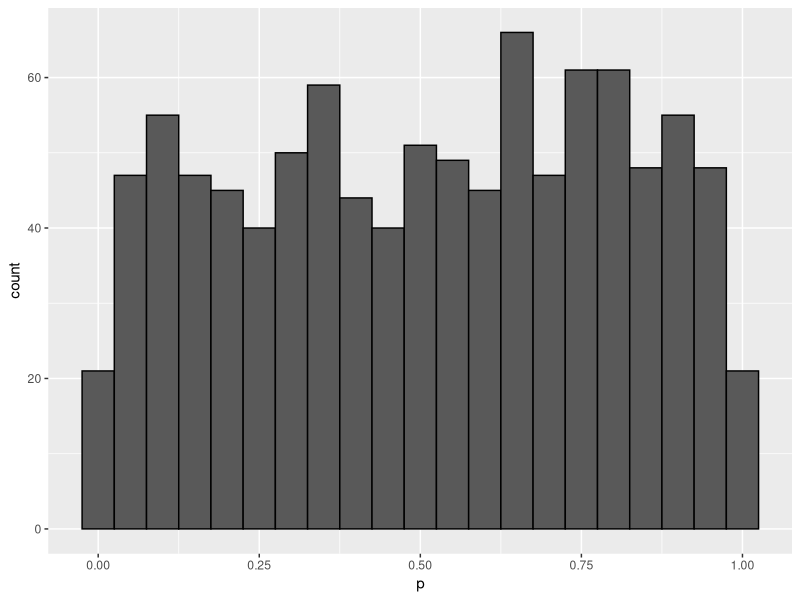

R code for this plot: (Note: this script raises an error after producing the figure.)
## ---- chunk 1
knitr::opts_chunk$set(echo = TRUE, comment = "", fig.align = "center")
## ---- chunk 2
knitr::include_graphics(
"https://d33wubrfki0l68.cloudfront.net/1dff819e743f280bbab1c55f8f063e60b6a0d2fb/2269e/diagrams/fp.png")
## ---- chunk 3
randomize <- function(f) f(runif(100))
randomize(mean)
randomize(sum)
## ---- chunk 4
integrate(dnorm, lower = 0, upper = Inf)
## ---- chunk 5
library(tidyverse)
## ---- chunk 6
map(1:3, function(x) x^2)  ## using anonymous or lambda function
## ---- chunk 7
knitr::include_graphics(
"https://d33wubrfki0l68.cloudfront.net/f0494d020aa517ae7b1011cea4c4a9f21702df8b/2577b/diagrams/functionals/map.png"
)
## ---- chunk 8
map_chr(mtcars, is.numeric)  ## remember that data frames are lists of lists.
map_dbl(mtcars, max) %>% 
  map_dbl(round, digits = 1) ## using dot-dot-dot 
## ---- chunk 9
identical(
  map_dbl(mtcars, ~ length(unique(..1))),          ## twiddle syntax
  map_dbl(mtcars, function(x) length(unique(x)))   ## alternative
  )

map(1:3, ~ rnorm(10)) %>% str()                         ## twiddle syntax
map(1:3, function(x) rnorm(10)) %>% str()               ## alternative
replicate(n = 3, rnorm(10), simplify = FALSE) %>% str() ## other alternative
## ---- chunk 10
knitr::include_graphics(
"https://d33wubrfki0l68.cloudfront.net/6d0b927ba5266f886cc721ae090afcc5e872a748/f8636/diagrams/functionals/map-arg-flipped.png"
)
## ---- chunk 11
draws <- rcauchy(1000)
trims <- c(0, 0.1, 0.2, 0.5)

map_dbl(trims, ~ mean(draws, trim = ..1))
map_dbl(trims, function(input) mean(x = draws, trim = input))
map_dbl(trims, mean, x = draws) ## using R's flexible argument matching
## ---- chunk 12
base::split(mtcars, mtcars$cyl) %>% ## split data frame into three, by cyl
  map(function(df) lm(mpg ~ wt, data = df)) %>% ## fit linear model three times
  map(coefficients) %>% ## access coefficients
  map_dbl(pluck, "wt")  ## extract slope

## Loop alternative
slopes <- vector("double", 3)
for (i in seq_along(slopes)) {
  model <- lm(mpg ~ wt, data = base::split(mtcars, mtcars$cyl)[[i]])
  slopes[[i]] <- coef(model)[["wt"]]
}
slopes
## ---- chunk 13
as_mapper(~runif(2))
as_mapper(runif(2))
## ---- chunk 14
identical(map(1:3, 1), map(1:3, pluck, 1))
## ---- chunk 15
# 1. Compute the standard deviation of every column in a numeric data frame.
map_dbl(mtcars, sd)

# 2. Compute the standard deviation of every numeric column in a mixed data frame.
index <- map_lgl(iris, is.numeric)
map_dbl(iris[index], sd)

# Compute the number of levels for every factor in a data frame.
map(iris[!index], attr, which = "levels")
## ---- chunk 16
trials <- map(1:1000, ~ t.test(rpois(10, 10), rpois(7, 10)))

tibble(p = map_dbl(trials, "p.value")) %>% 
  ggplot(aes(p)) + geom_histogram(binwidth = 0.05, color = "black")
## ---- chunk 17
formulas <- list(
  mpg ~ disp,
  mpg ~ I(1 / disp),
  mpg ~ disp + wt,
  mpg ~ I(1 / disp) + wt
)

formulas %>% 
  map(~ lm(..1, data = mtcars)) %>% 
  map(coefficients)
## ---- chunk 18
bootstrap <- function(df) {
  df[sample(nrow(df), replace = TRUE), , drop = FALSE]
}

bootstraps <- map(1:10, ~ bootstrap(mtcars))

bootstraps %>% 
  map(function(df) lm(mpg ~ disp, data = df)) %>% 
  map(summary) %>% 
  map_dbl("r.squared") ## extractor 
## ---- chunk 19
tibble(
  ` ` = c("One argument", "Two arguments", "One argument + index", "N arguments"),
  List = c("`map()`", "`map2()`", "`imap()`", "`pmap()`"),
  Atomic = c("`map_lgl(), ...`", "`map2_lgl(), ...`", "`imap_lgl(), ...`", "`pmap_lgl(), ...`"),
  `Same Type` = c("`modify()`", "`modify2()`", "`imodify()`", ""),
  Nothing = c("`walk()`", "`walk2()`", "`iwalk()`", "`pwalk()`")
  ) %>% 
  kableExtra::kable() %>% 
  kableExtra::kable_styling(bootstrap_options = "bordered")
## ---- chunk 20
df <- data.frame(
  x = 1:3,
  y = 6:4
)

map(df, scale) %>% str()  ## returns a list
modify(df, scale)         ## returns a data.frame
## ---- chunk 21
## Example: finding a weighted mean
x <- map(1:5, ~ rnorm(20))
wt <- map(1:5, ~ runif(20))

weighted.mean(x[[1]], wt[[1]]) ## first element of each list

## Passing wt as an additional argument doesn’t work because arguments
## after .f are not transformed:
map(x, weighted.mean, w = wt) 
## ---- chunk 22
x[[3]][[3]] <- NA
map2_dbl(x, wt, weighted.mean)
map2_dbl(x, wt, weighted.mean, na.rm = TRUE)
## ---- chunk 23
knitr::include_graphics(
"https://d33wubrfki0l68.cloudfront.net/7a545699ff7069a98329fcfbe6e42b734507eb16/211a5/diagrams/functionals/map2-arg.png"
)
## ---- chunk 24
eat_fruit <- function(x) {
  cat("Eat some more ", x, "!\n", sep = "")
}

sample(fruit, size = 5) %>% 
  map(eat_fruit)
## ---- chunk 25
sample(fruit, size = 5) %>% 
  walk(eat_fruit)

walk(1:5, ~ rnorm(10))
## ---- chunk 26
temp <- tempfile()
dir.create(temp)

species <- split(iris, iris$Species)  ## list of three
paths <- file.path(temp, paste0("species-", names(species), ".rds"))
walk2(species, paths, write_rds)

list.files(temp)
read_rds(paste0(temp, "/species-setosa.rds")) %>% head()
## ---- chunk 27
## example: constructing labels
imap_chr(iris, ~ paste0("The first value in ", ..2, " is ", ..1[[1]]))
## ---- chunk 28
identical(
  pmap_dbl(list(x, wt), weighted.mean),
  map2_dbl(x, wt, weighted.mean)
  )
## ---- chunk 29
knitr::include_graphics(
"https://d33wubrfki0l68.cloudfront.net/2eb2eefe34ad6d114da2a22df42deac8511b4788/5a538/diagrams/functionals/pmap-arg.png"
)
## ---- chunk 30
draws <- rcauchy(1000)
trims <- c(0, 0.1, 0.2, 0.5)

identical(
  map_dbl(trims, function(input) mean(x = draws, trim = input)),
  pmap_dbl(list(trim = trims), mean, x = draws)
  )
## ---- chunk 31
params <- data.frame(       ## Here, the column names
  n = c(1, 3, 5),           ## are critical!
  mean = c(0, 10, 1000),
  sd = c(1, 10, 100)
)

params

pmap(params, rnorm)
## ---- chunk 32
temp <- tempfile()
dir.create(temp)

cyls <- split(mtcars, mtcars$cyl)
paths <- file.path(temp, paste0("cyl-", names(cyls), ".csv"))

## Original
walk2(cyls, paths, write.csv)
list.files(temp)

## Solution
names(cyls) <- paths      ## Disadvantage: names are overwritten
iwalk(cyls, ~ write.csv)  ## Advantage: code is slightly shorter
list.files(temp)
## ---- chunk 33
knitr::include_graphics(
"https://d33wubrfki0l68.cloudfront.net/9c239e1227c69b7a2c9c2df234c21f3e1c74dd57/eec0e/diagrams/functionals/reduce.png"
)
## ---- chunk 34
fruit_lists <- map(1:4, ~sample(fruit, 35))

## This...
fruit_lists[[1]] %>% 
  intersect(fruit_lists[[2]]) %>% 
  intersect(fruit_lists[[3]]) %>% 
  intersect(fruit_lists[[4]]) 

## ...is equivalent to this
reduce(fruit_lists, intersect)
## ---- chunk 35
accumulate(fruit_lists, intersect)
## ---- chunk 36
x <- c(4, 3, 10, 12)
reduce(x, `+`) ## sum()
accumulate(x, `+`) ## cumsum()
## ---- chunk 37
knitr::include_graphics(
"https://d33wubrfki0l68.cloudfront.net/b5835b80325b22f9460992f7bc9de5e0cf56de2c/27994/diagrams/functionals/reduce-init.png"
)
## ---- chunk 38
reduce(1:2, `+`, .init = 1)
## ---- chunk 39
sum(integer())
prod(integer())
## ---- chunk 40
df <- data.frame(
  x = 1:3,
  y = c("a", "b", "c")  ## stringsAsFactors = TRUE by default
  )

every(df, is.factor)
some(df, is.factor)

detect(df, is.integer)
detect_index(df, is.factor)

keep(df, is.factor) %>% str()
discard(df, is.factor) %>% str()
## ---- chunk 41
map_if(df, is.numeric, mean) %>% str()
modify_if(df, is.numeric, max) %>% str()

## this will drop the factor, and avoid recycling
keep(df, is.numeric) %>% map(mean) %>% str()
## ---- chunk 42
span <- function(x, f) {
  ## this makes "values" and "lengths" available
  list2env(rle(map_lgl(x, f)), envir = rlang::caller_env())
  if (!any(values)) {
    return(integer())
  }
  index <- which(lengths == max(lengths[values]))[[1]] ## lgl sub
  first <- cumsum(lengths)[index] - (lengths[index] - 1) 
  return(first:(first + lengths[index] - 1))
}

span(iris, is.factor)
span(iris, is.numeric)
## ---- chunk 43
arg_max <- function(x, f) {
  output <- map_dbl(x, f)
  x[output == max(output)] ## lgl subsetting
}

arg_min <- function(x, f) {
  output <- map_dbl(x, f)
  x[output == min(output)] ## lgl subsetting
}
## ---- chunk 44
ggplot(data.frame(x = c(pi/2, 2*pi)), aes(x)) + 
  stat_function(fun = sin) +
  labs(y = "f(x)")
## ---- chunk 45
integrate(sin, lower = 2/pi, upper = 2*pi)
uniroot(sin, lower = 2/pi, upper = 2*pi)
optimise(sin, lower = 2/pi, upper = 2*pi)
optimise(sin, lower = 2/pi, upper = 2*pi, maximum = TRUE)
## ---- chunk 46
A <- array(1:24, dim = c(4, 3, 2))
A
apply(A, MARGIN = 1, mean)
apply(A, MARGIN = 2, mean)
apply(A, MARGIN = 3, mean)
## ---- chunk 47
fixed_point <- function(f, init, tolerance = 0.00001) {
  if (abs(f(init) - init) <= tolerance) {
    return(c("fixed point" = init))
  } else {
    fixed_point(f, f(init))    ## using recursion
  }
}

fixed_point(cos, init = 5)
## ---- chunk 48
fixed_point(function(x) cos(x) + sin(x), 1)
## ---- chunk 49
fixed_point(function(x) 1 + 1/x, 1)
## ---- chunk 50
library(rlang)
## ---- chunk 51
power <- function(exp) {
  function(x) {
    x ^ exp
  }
}

square <- power(2)
square(4)
cube <- power(3)
cube(4)
## ---- chunk 52
square
cube
## ---- chunk 53
list(fn_env(square), fn_env(cube)) %>% 
  map(env_parent) 
## ---- chunk 54
z <- 2
square <- power(exp = z) ## exp evaluates lazily!
z <- 3                   ## the binding changes
square(2)                ## exp is only evaluated until now!
## ---- chunk 55
power2 <- function(exp) {
  force(exp)
  function(x) {
    x ^ exp
  }
}

z <- 2
square <- power2(exp = z) ## exp is forced to evaluate.
z <- 3                    ## the binding changes
square(2)                 ## everything works out fine
## ---- chunk 56
new_counter <- function() {
  i <- 0
  
  function() {
    i <<- i + 1
    i
  }
}

counter1 <- new_counter()
counter2 <- new_counter()

replicate(5, counter1())
counter2()
map_dbl(1:5, ~ counter1())
## ---- chunk 57
f1 <- function(n) {
  x <- runif(n)
  m <- mean(x)
  function() m
}

g1 <- f1(1e6)
lobstr::obj_size(g1)

f2 <- function(n) {
  x <- runif(n)
  m <- mean(x)
  rm(x)
  function() m
}

g2 <- f2(1e6)
lobstr::obj_size(g2)
## ---- chunk 58
x <- 1:10
x[6] <- NA
f <- approxfun(x)

f(c(1, 10))
## ---- chunk 59
pick <- function(i) {
  function(x) {
    x[[i]]
  }
}

map_dbl(mtcars, pick(3)) ## extracts third element of each column
## ---- chunk 60
boxcox1 <- function(x, lambda) {
  stopifnot(length(lambda) == 1)
  
  if (lambda == 0) {
    log(x)
  } else {
    (x ^ lambda - 1) / lambda
  }
}
## ---- chunk 61
boxcox2 <- function(lambda) {
  if (lambda == 0) {
    function(x) log(x)
  } else {
    function(x) (x ^ lambda - 1) / lambda
  }
}

stat_boxcox <- function(lambda) {
  stat_function(aes(color = as.character(lambda)), 
                fun = boxcox2(lambda), 
                size = 0.5) 
}

ggplot(data.frame(x = c(0, 5)), aes(x)) + 
  map(seq(0, 2, 0.25), stat_boxcox) +
  labs(color = expression(lambda))
## ---- chunk 62
boot_permute <- function(df, variable) {
  n <- nrow(df)
  force(variable)
  
  function() {
    col <- df[[variable]]
    col[sample(n, replace = TRUE)]
  }
}

boot_mpg <- boot_permute(mtcars, "mpg")

map(1:3, ~ boot_mpg()) %>% map(head)
## ---- chunk 63
log_prob_poisson <- function(x, lambda) {
  n <- length(x)
  log(lambda) * sum(x) - n * lambda - sum(lfactorial(x))
}
## ---- chunk 64
log_likelihood_poisson <- function(x) {
  n <- length(x)   ## we don't need to force(x) because length(x) evaluates x
  sum_x <- sum(x)               ## this avoids unnecessary computation later 
  sum_lfx <- sum(lfactorial(x)) ## on, when calling the next function many times
  function(lambda) {
    log(lambda)*sum_x - n*lambda - sum_lfx
  }
}

## Simulation with known lambda
x <- rpois(1e3, lambda = 8)

## Manufacture log likelihood
log_likelihood <- log_likelihood_poisson(x)

log_likelihood(lambda = 1)
log_likelihood(lambda = 5)

## Use optimise instead of trial-and-error
optimise(log_likelihood, c(0, 100), maximum = TRUE)

## Sanity check
mod <- glm(x ~ 1, family = "poisson")
exp(mod$coefficients) ## undo the link function
## ---- chunk 65
optimise(log_prob_poisson, x = x, interval = c(0, 100), maximum = TRUE)
